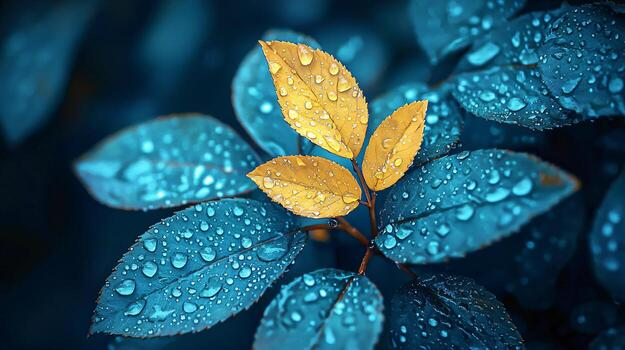
#> input picture Image_1.jpg, 625 x 350 px
$ python 5043_Q5.py
#> lines starting #> are read from the running program, lines starting #| are printed output that depends on the picture
import cv2
import numpy as np
import matplotlib.pyplot as plt

img1 = cv2.imread('Image_1.jpg', cv2.IMREAD_GRAYSCALE)
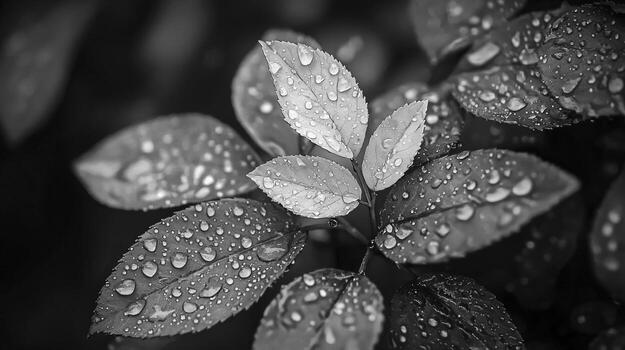
#> img1: shape (350, 625); min 0, max 255, mean 70.2
img2 = cv2.imread('Image_2.jpg', cv2.IMREAD_GRAYSCALE)
img3 = cv2.imread('Image_3.jpg', cv2.IMREAD_GRAYSCALE)

# Q1: Average Filter

kernel = np.ones((15,15), np.float32) / (15*15)
A1 = cv2.filter2D(img1, -1, kernel)
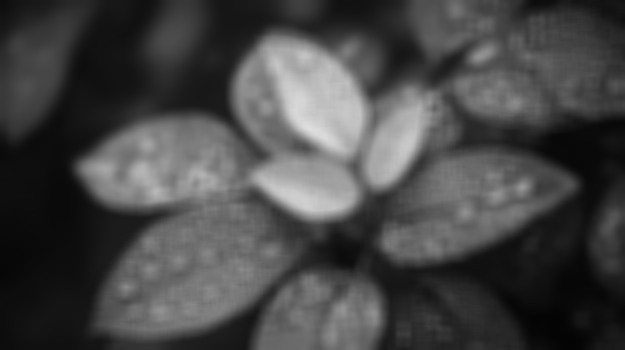
#> A1: shape (350, 625); min 3, max 223, mean 70.2
B1 = cv2.blur(img1, (15,15))

D1 = cv2.absdiff(A1, B1)
#> D1: shape (350, 625); every value is 0

cv2.imwrite('Q5_avg_A.png', A1)
cv2.imwrite('Q5_avg_B.png', B1)
cv2.imwrite('Q5_avg_diff.png', D1)


# Q2: Median Filter

def add_sp_noise(image, amount=0.2):
#> (the run stopped early here; a loop or call above may not have finished)

$ run again, with Image_4.jpg copied over Image_1.jpg
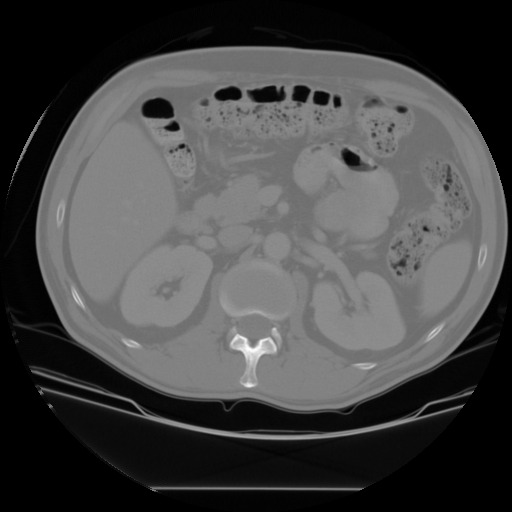
#> input picture Image_4.jpg, 512 x 512 px
#> img1 is the input picture: shape (512, 512); min 0, max 255, mean 69.8
#> `A1 = cv2.filter2D(img1, -1, kernel)`:
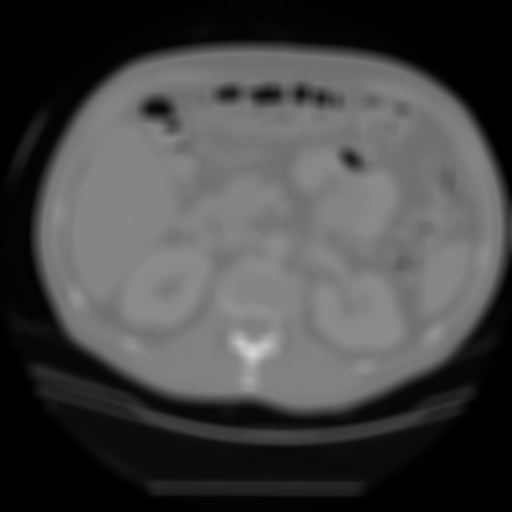
#> A1: shape (512, 512); min 0, max 213, mean 69.8
#> D1: shape (512, 512); every value is 0

$ run again, with Image_5.jpg copied over Image_1.jpg
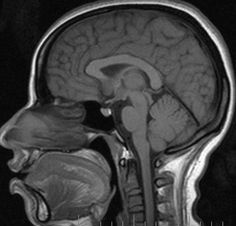
#> input picture Image_5.jpg, 236 x 226 px
#> img1 is the input picture: shape (226, 236); min 0, max 255, mean 66.2
#> `A1 = cv2.filter2D(img1, -1, kernel)`:
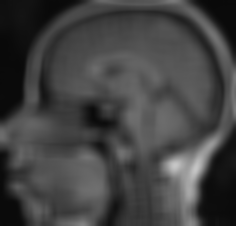
#> A1: shape (226, 236); min 9, max 198, mean 66.2
#> D1: shape (226, 236); every value is 0

$ run again, with Image_6.jpg copied over Image_1.jpg
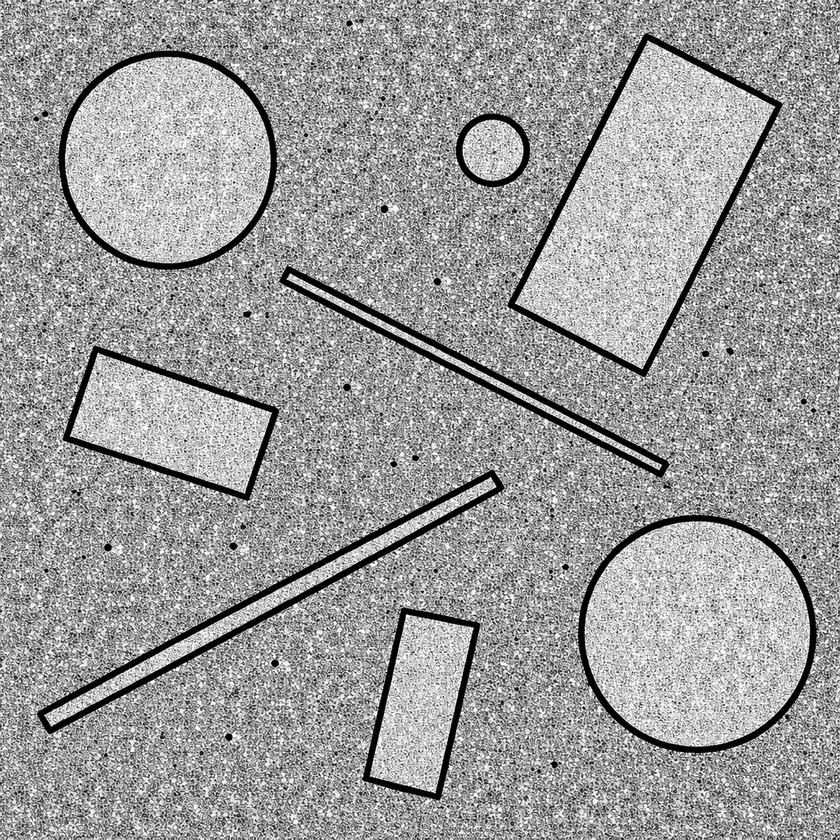
#> input picture Image_6.jpg, 840 x 840 px, shrunk from 1024 x 1024 before the run
#> `A1 = cv2.filter2D(img1, -1, kernel)`:
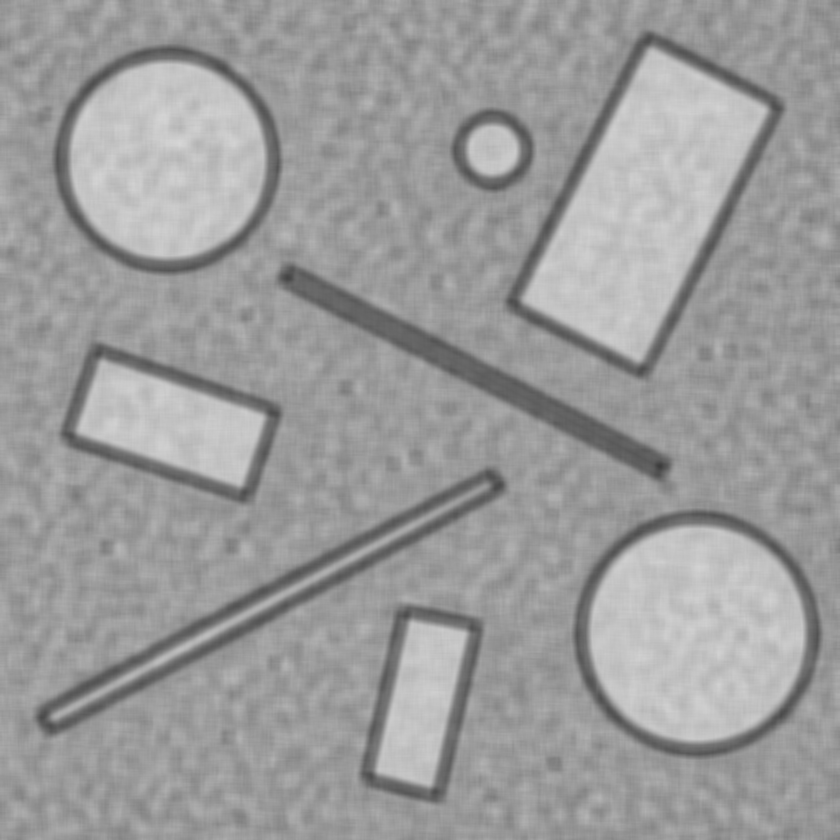
#> A1: shape (840, 840); min 60, max 215, mean 155.9
#> D1: shape (840, 840); every value is 0
